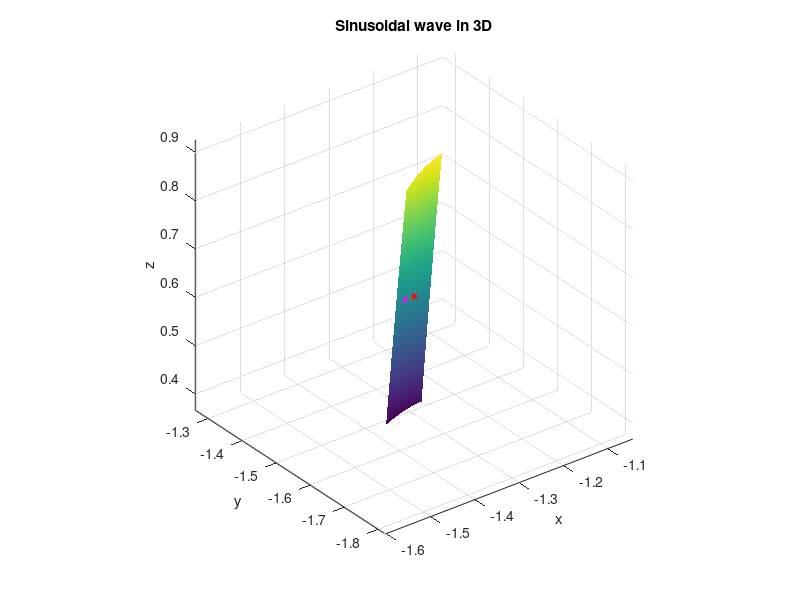
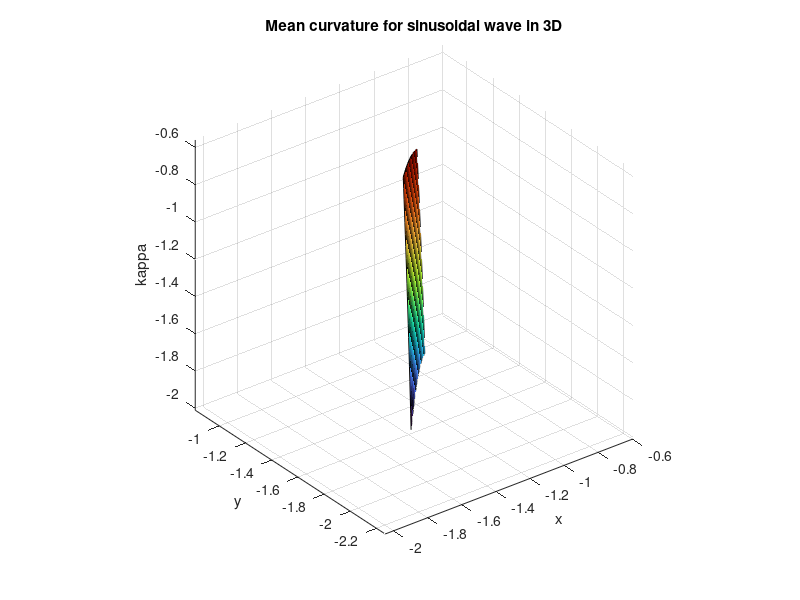

Source code (MATLAB) for these figures, in order:
% Three-dimensional sinusoid implemented as a Monge patch.
wx = 3.6950417228136048;	% How many times you want wave to oscillate in x-dir.
wy = 6.3999999999999995;	% How many times you want wave to oscillate in y-dir.
A = 1.5625;					% Amplitude.

% The actual function.
h = @(x,y) A * sin( wx * x ) .* sin( wy * y );

% The partial derivatives.
hy = @(x,y) A * sin( wx * x ) .* cos( wy * y ) * wy;
hyy = @(x,y) -(wy^2) * h(x, y);
hx = @(x,y) A * wx * cos( wx * x ) .* sin( wy * y );
hxx = @(x,y) -(wx^2) * h(x, y);
hxy = @(x,y) A * wx * wy * cos( wx * x ) .* cos( wy * y );

% The mean curvature. Note: in reality, we are computing 2*H because of how it's used in fluid
% dynamics applications and the library.
% H = @(x,y) ((1+hy(x,y).^2).*hxx(x,y) - 2*hx(x,y).*hy(x,y).*hxy(x,y) + (1+hx(x,y).^2).*hyy(x,y)) ./ ...
% 	(1 + hx(x,y).^2 + hy(x,y).^2).^1.5;
% H = @(x,y) ((1+hy(x,y).^2).*hxx(x,y) - 2*h(x,y).*hxy(x,y).^2 + (1+hx(x,y).^2).*hyy(x,y)) ./ ...
% 	(1 + hx(x,y).^2 + hy(x,y).^2).^1.5;
H = @(x,y) -h(x,y).*((1+hy(x,y).^2)*wx^2 + 2*hxy(x,y).^2 + (1+hx(x,y).^2)*wy^2) ./ ...
	(1 + hx(x,y).^2 + hy(x,y).^2).^1.5;

P = [-1.3229332857166214, -1.5416832857166214, 0.63180947678871369];	% Problematic point.
T = [-1.34375, -1.5400491201926108, 0.63199483602864381];	% Closest point on triangle.
Q = [-1.3230674438806957, -1.5387913092002445, 0.63213169724749074];	% Closest point trust region.
xrange = linspace(P(1) - 0.04, P(1) + 0.04, 20);
yrange = linspace(P(2) - 0.03, P(2) + 0.03, 20);
% v = T - P;		% Direction vector.

[X,Y] = meshgrid( xrange, yrange );
Z = h( X, Y );
figure;
surf(X, Y, Z);
hold on;
plot3(P(1),P(2),P(3),'r*');
plot3(T(1),T(2),T(3),'m*');
plot3(Q(1),Q(2),Q(3),'y*');
% v1 = P + v*1.375; plot3(v1(1),v1(2),v1(3),"go");
% plot3(v1(1),v1(2),h(v1(1),v1(2)),"k*")
xlabel( "x" );
ylabel( "y" );
zlabel( "z" );
axis equal;
% zlim([-1, 1]);
title( "Sinusoidal wave in 3D" );
shading interp;

%% Let's compute curvature to determine the sign: concave and convex regions
% on the interface.
kappa = H( X, Y );
figure;
surf(X, Y, kappa);
xlabel( "x" );
ylabel( "y" );
zlabel( "\kappa" );
axis equal;
title( "Mean curvature for sinusoidal wave in 3D" );
colormap turbo;